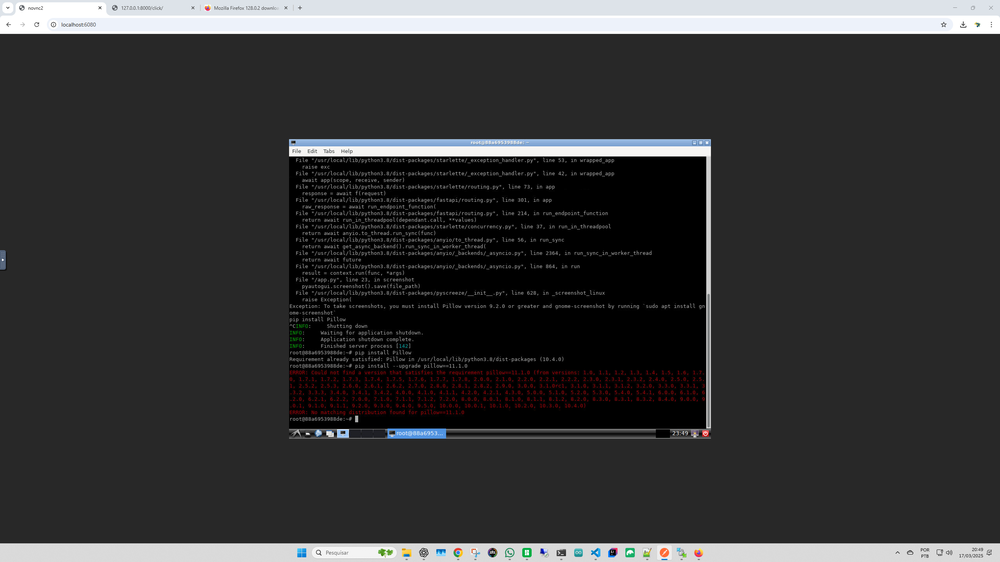
#> input picture robot/screenshot.png, 1000 x 562 px, shrunk from 2560 x 1440 before the run
$ python ocr2.py
#> lines starting #> are read from the running program, lines starting #| are printed output that depends on the picture; after the words box and inside, x2 and y2 are one past the last pixel; in counts of white or black regions, pixels touching at a corner belong together
import cv2
import pytesseract
pytesseract.pytesseract.tesseract_cmd = r"C:\Program Files\Tesseract-OCR\tesseract.exe"
from PIL import Image

# Carregue imagem
img = cv2.imread('screenshot.png')
#> img is the input picture: shape (562, 1000, 3); mean B, G, R 54.8, 54.2, 54.1
gray = cv2.cvtColor(img, cv2.COLOR_BGR2GRAY)

# Detecte contornos (separa elementos)
edges = cv2.Canny(gray, 50, 150)
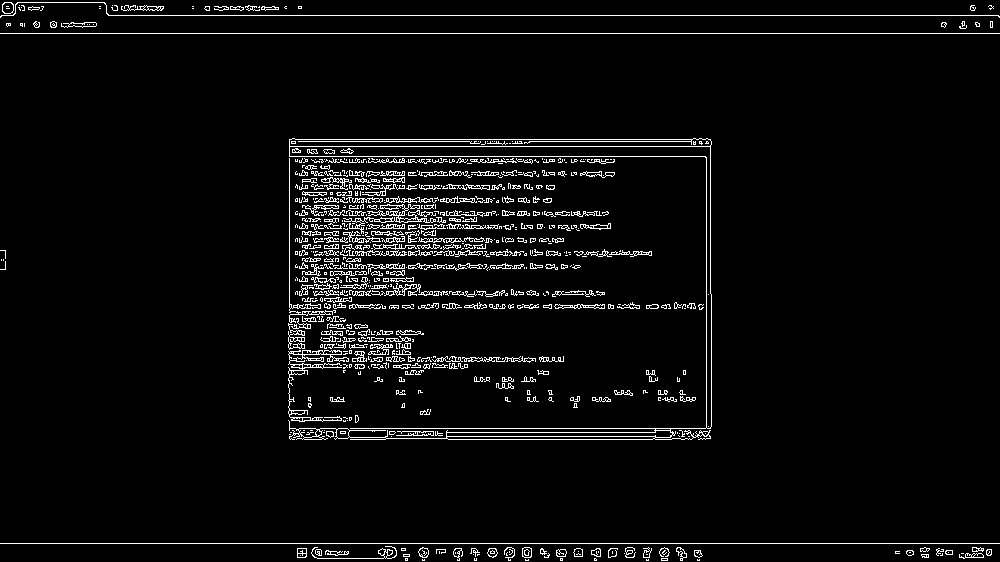
#> edges: shape (562, 1000); 4.2% white in thin lines or dots
contours, _ = cv2.findContours(edges, cv2.RETR_EXTERNAL, cv2.CHAIN_APPROX_SIMPLE)
#> contours = 676 contours, 525 with area under 20; largest, box (x1, y1, x2, y2) and area: (288, 138, 712, 440) 10404, (288, 350, 349, 422) 560, (343, 204, 436, 234) 367, (384, 283, 421, 296) 130, (288, 323, 305, 350) 124

# Liste elementos
for i, cnt in enumerate(contours):
    x, y, w, h = cv2.boundingRect(cnt)
    roi = img[y:y+h, x:x+w]
#> (the run stopped early here; a loop or call above may not have finished)
